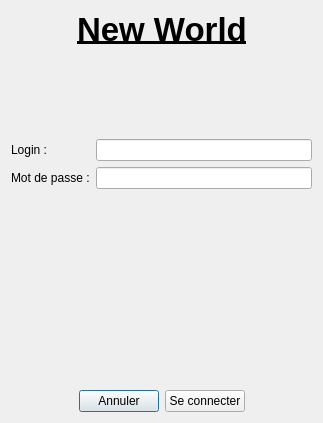
<?xml version="1.0" encoding="UTF-8"?>
<ui version="4.0">
 <class>DialogLogin</class>
 <widget class="QDialog" name="DialogLogin">
  <property name="geometry">
   <rect>
    <x>0</x>
    <y>0</y>
    <width>323</width>
    <height>423</height>
   </rect>
  </property>
  <property name="windowTitle">
   <string>Dialog</string>
  </property>
  <layout class="QVBoxLayout" name="verticalLayout">
   <item>
    <layout class="QHBoxLayout" name="horizontalLayout_3">
     <item>
      <spacer name="horizontalSpacer_5">
       <property name="orientation">
        <enum>Qt::Horizontal</enum>
       </property>
       <property name="sizeHint" stdset="0">
        <size>
         <width>40</width>
         <height>20</height>
        </size>
       </property>
      </spacer>
     </item>
     <item>
      <widget class="QLabel" name="label_4">
       <property name="font">
        <font>
         <pointsize>25</pointsize>
         <weight>75</weight>
         <bold>true</bold>
         <underline>true</underline>
        </font>
       </property>
       <property name="text">
        <string>New World</string>
       </property>
      </widget>
     </item>
     <item>
      <spacer name="horizontalSpacer_6">
       <property name="orientation">
        <enum>Qt::Horizontal</enum>
       </property>
       <property name="sizeHint" stdset="0">
        <size>
         <width>40</width>
         <height>20</height>
        </size>
       </property>
      </spacer>
     </item>
    </layout>
   </item>
   <item>
    <spacer name="verticalSpacer_3">
     <property name="orientation">
      <enum>Qt::Vertical</enum>
     </property>
     <property name="sizeHint" stdset="0">
      <size>
       <width>20</width>
       <height>61</height>
      </size>
     </property>
    </spacer>
   </item>
   <item>
    <layout class="QFormLayout" name="formLayout">
     <property name="fieldGrowthPolicy">
      <enum>QFormLayout::AllNonFixedFieldsGrow</enum>
     </property>
     <item row="0" column="0">
      <widget class="QLabel" name="label">
       <property name="text">
        <string>Login : </string>
       </property>
      </widget>
     </item>
     <item row="0" column="1">
      <widget class="QLineEdit" name="lineEditLogin"/>
     </item>
     <item row="1" column="0">
      <widget class="QLabel" name="label_2">
       <property name="text">
        <string>Mot de passe :</string>
       </property>
      </widget>
     </item>
     <item row="1" column="1">
      <widget class="QLineEdit" name="lineEditPassword">
       <property name="font">
        <font>
         <stylestrategy>PreferDefault</stylestrategy>
        </font>
       </property>
       <property name="echoMode">
        <enum>QLineEdit::Password</enum>
       </property>
      </widget>
     </item>
    </layout>
   </item>
   <item>
    <spacer name="verticalSpacer_2">
     <property name="orientation">
      <enum>Qt::Vertical</enum>
     </property>
     <property name="sizeHint" stdset="0">
      <size>
       <width>20</width>
       <height>61</height>
      </size>
     </property>
    </spacer>
   </item>
   <item>
    <layout class="QHBoxLayout" name="horizontalLayout_2">
     <item>
      <spacer name="horizontalSpacer_3">
       <property name="orientation">
        <enum>Qt::Horizontal</enum>
       </property>
       <property name="sizeHint" stdset="0">
        <size>
         <width>40</width>
         <height>20</height>
        </size>
       </property>
      </spacer>
     </item>
     <item>
      <widget class="QLabel" name="label_3">
       <property name="text">
        <string/>
       </property>
      </widget>
     </item>
     <item>
      <spacer name="horizontalSpacer_4">
       <property name="orientation">
        <enum>Qt::Horizontal</enum>
       </property>
       <property name="sizeHint" stdset="0">
        <size>
         <width>40</width>
         <height>20</height>
        </size>
       </property>
      </spacer>
     </item>
    </layout>
   </item>
   <item>
    <spacer name="verticalSpacer">
     <property name="orientation">
      <enum>Qt::Vertical</enum>
     </property>
     <property name="sizeHint" stdset="0">
      <size>
       <width>20</width>
       <height>61</height>
      </size>
     </property>
    </spacer>
   </item>
   <item>
    <layout class="QHBoxLayout" name="horizontalLayout">
     <item>
      <spacer name="horizontalSpacer">
       <property name="orientation">
        <enum>Qt::Horizontal</enum>
       </property>
       <property name="sizeHint" stdset="0">
        <size>
         <width>40</width>
         <height>20</height>
        </size>
       </property>
      </spacer>
     </item>
     <item>
      <widget class="QPushButton" name="pushButtonCancel">
       <property name="text">
        <string>Annuler</string>
       </property>
      </widget>
     </item>
     <item>
      <widget class="QPushButton" name="pushButtonConnect">
       <property name="text">
        <string>Se connecter</string>
       </property>
      </widget>
     </item>
     <item>
      <spacer name="horizontalSpacer_2">
       <property name="orientation">
        <enum>Qt::Horizontal</enum>
       </property>
       <property name="sizeHint" stdset="0">
        <size>
         <width>40</width>
         <height>20</height>
        </size>
       </property>
      </spacer>
     </item>
    </layout>
   </item>
  </layout>
 </widget>
 <resources/>
 <connections/>
</ui>
